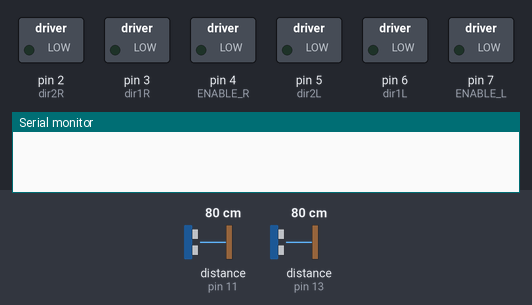
Recording of a sketch running on a simulated Arduino Uno, built with avr-gcc and run on an emulated ATmega328P. Parts: switched loads named in the sketch (green lamp = pin HIGH), the last lines printed to the serial monitor. The inputs (shaded band) are chosen by the test bench; at power-on: distance to the obstacle (sensors on pin 11, pin 13) 80 cm. The echo pulse lasts 58.3 µs per cm.

Above: at 0.12 s.
At 2.7 s:
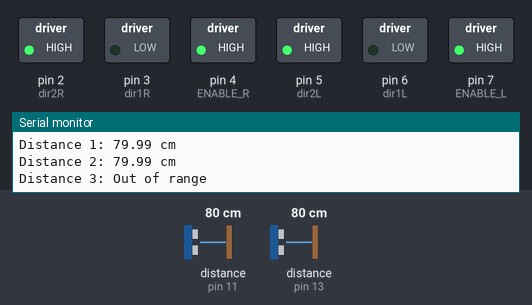
At 10.3 s:
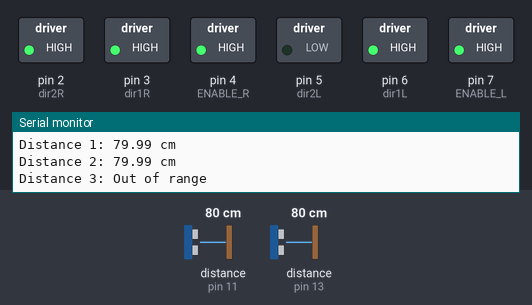
Timing chart, 0 to 17.5 s (numbered marks = the images above):
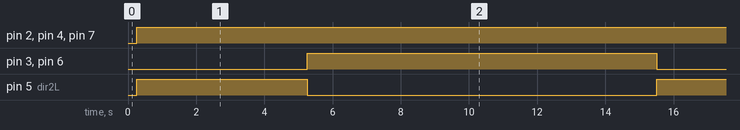

Measured:
- by itself, pin 2 (dir2R): LOW → HIGH at 0.25 s
- by itself, pin 3 (dir1R), pin 6 (dir1L): alternates HIGH for 10.3 s and LOW for 5.0 s
- by itself, pin 4 (ENABLE_R), pin 7 (ENABLE_L): LOW → HIGH at 0.24 s
- by itself, pin 5 (dir2L): alternates HIGH for 5.0 s and LOW for 10.3 s

The sketch:

raze_roomba_version_2.ino
```cpp
#include <NewPing.h>// might need to delete if issue


#include "NewPing.h"

//sensor 1
#define TRIGGER_PIN_1  12
#define ECHO_PIN_1     13

//sensor 2
#define TRIGGER_PIN_2  10
#define ECHO_PIN_2     11

//sensor 3
#define TRIGGER_PIN_3  8
#define ECHO_PIN_3     9


//max distance
#define MAX_DISTANCE 400


// pins for the motor left side
#define ENABLE_L 7
#define dir1L 6
#define dir2L 5

// pins for the motor right side
#define ENABLE_R 4
#define dir1R 3
#define dir2R 2

//for distance 1
NewPing sonar1(TRIGGER_PIN_1, ECHO_PIN_1, MAX_DISTANCE);
float duration1; // Stores First HC-SR04 pulse duration value
float distance1; // Stores calculated distance in cm for First Sensor

//check here for errors
//for distance 2
NewPing sonar2(TRIGGER_PIN_2, ECHO_PIN_2, MAX_DISTANCE);
float duration2; // Stores First HC-SR04 pulse duration value
float distance2; // Stores calculated distance in cm for First Sensor
int iterations = 5;

//for distance 3
NewPing sonar3(TRIGGER_PIN_3, ECHO_PIN_3, MAX_DISTANCE);
float duration3; // Stores First HC-SR04 pulse duration value
float distance3; // Stores calculated distance in cm for First Sensor

void setup() {
  //---set pin direction
  pinMode(ENABLE_L, OUTPUT); //for motor left side
  pinMode(dir1L, OUTPUT);
  pinMode(dir2L, OUTPUT);

  pinMode(ENABLE_R, OUTPUT); //for motor right side
  pinMode(dir1R, OUTPUT);
  pinMode(dir2R, OUTPUT);

  Serial.begin (9600);
}

void loop() {


  // Measure duration for first sensor
  duration1 = sonar1.ping_median(iterations);
  distance1 = (duration1 / 2) * 0.0343;

  // Measure duration for second sensor
  duration2 = sonar2.ping_median(iterations);
  distance2 = (duration2 / 2) * 0.0343;


  // to enable the left motor to max speed
  analogWrite(ENABLE_L, 255);

  // to enable the right motor to max speed
  analogWrite(ENABLE_R, 255);


  //activates the motor for the left side
  digitalWrite(dir1L, HIGH);
  digitalWrite(dir2L, LOW);

  //activates the motor for the right side
  digitalWrite(dir1R, HIGH);
  digitalWrite(dir2R, LOW);


  Serial.print("Distance 1: ");
  // if statements for the first sensor determines the output
  if (distance1 >= 400 || distance1 <= 2) {
    Serial.print("Out of range");
    Serial.println("");
  }
  else {
    Serial.print(distance1);
    Serial.print(" cm ");
    Serial.println("");
  }


  Serial.print("Distance 2: ");
  // if statements for the second sensor determines the output
  if (distance2 >= 400 || distance2 <= 2) {
    Serial.print("Out of range");
    Serial.println("");
  }
  else {
    Serial.print(distance2);
    Serial.print(" cm ");
    Serial.println("");
  }


  Serial.print("Distance 3: ");
  // if statements for the second sensor determines the output
  if (distance3 >= 400 || distance3 <= 2) {
    Serial.print("Out of range");
    Serial.println("");
  }
  else {
    Serial.print(distance3);
    Serial.print(" cm ");
    Serial.println("");
  }


  //to turn left
  if (distance1 < 10 && distance1 < distance2 && distance1 < distance3) {
    // issue is right here the distance is not updating so code is stuck
    //turns off the right wheel so the left wheel can turn the roomba to the left
    digitalWrite(dir1R, HIGH);
    digitalWrite(dir2R, HIGH);
    delay(200);
  }

  // to turn right
  else if (distance2 < 10 && distance2 < distance1 && distance2 < distance3) {
    // issue is right here the distance is not updating so code is stuck
    //turns off the left wheel so the right wheel can turn the roomba to the right
    digitalWrite(dir1L, HIGH);
    digitalWrite(dir2L, HIGH);
    delay(200);
  }


  // to rotate the device 180 degrees
  else if (distance3 < 10 && distance3 < distance1 && distance3 < distance2) {
    // issue is right here the distance is not updating so code is stuck
    //turns off the left wheel so the right wheel can turn the roomba to the right

    //allows to reverse from the wall
    //left motor
    digitalWrite(dir1L, LOW);
    digitalWrite(dir2L, HIGH);
    //right motor
    digitalWrite(dir1R, LOW);
    digitalWrite(dir2R, HIGH);
    delay(5000);

    //lets the device turn cw to 180 degrees
    digitalWrite(dir1L, HIGH);
    digitalWrite(dir2L, LOW);

    //stops the right wheel to let the device rotate
    digitalWrite(dir1R, HIGH);
    digitalWrite(dir2R, HIGH);
    delay (10000);// gives 10 seconds to allow the device to rotate cw to 180 degrees
  }


  //keeps the roomba moving straight
  // flip the directions if the wheels are not moving in the same direction
  else {
    //left motor
    digitalWrite(dir1L, HIGH);
    digitalWrite(dir2L, LOW);
    //right motor
    digitalWrite(dir1L, HIGH);
    digitalWrite(dir2L, LOW);
  }


}
```
